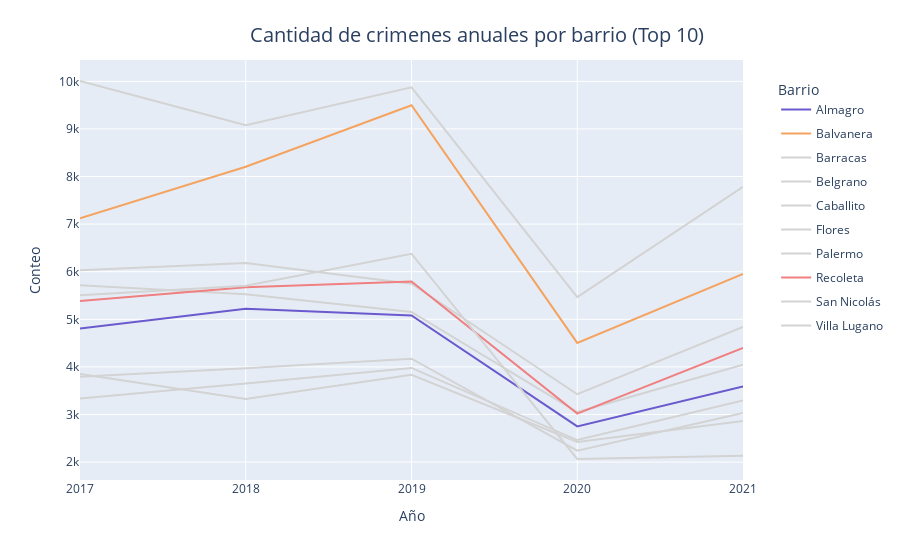

This figure's notebook cell:
### Markdown cell above
Como se puede ver es bastante ruidoso plotear día a día, podemos visualizar usando una agrupación por año en vez de por día

### Code cell
fig = px.line(df_top_10.groupby([df.fecha.dt.year,'barrio']).size().unstack(), color_discrete_sequence=colores)

fig.update_layout(
        title=dict(text='Cantidad de crimenes anuales por barrio (Top 10)',x=0.53,y=0.95,
                   font=dict(size=20)),
        xaxis_title_text='Año',
        xaxis = dict(
                tickmode = 'array',
                tickvals = [2017,2018,2019,2020,2021]),
        yaxis_title_text='Conteo',
        legend=dict(title='Barrio',x=1.05,y=0.96,borderwidth=0,tracegroupgap=5),
        )

### Figure 1 — Plotly figure (JSON) as saved in the notebook; plotly's stock layout.template omitted (floating-point values rounded to 4 significant figures)
{"data": [{"hovertemplate": "barrio=Almagro<br>fecha=%{x}<br>value=%{y}<extra></extra>", "legendgroup": "Almagro", "line": {"color": "slateblue", "dash": "solid"}, "mode": "lines", "name": "Almagro", "orientation": "v", "showlegend": true, "type": "scatter", "x": [2017, 2018, 2019, 2020, 2021], "xaxis": "x", "y": [4806, 5220, 5079, 2748, 3590], "yaxis": "y"}, {"hovertemplate": "barrio=Balvanera<br>fecha=%{x}<br>value=%{y}<extra></extra>", "legendgroup": "Balvanera", "line": {"color": "sandybrown", "dash": "solid"}, "mode": "lines", "name": "Balvanera", "orientation": "v", "showlegend": true, "type": "scatter", "x": [2017, 2018, 2019, 2020, 2021], "xaxis": "x", "y": [7121, 8207, 9499, 4503, 5952], "yaxis": "y"}, {"hovertemplate": "barrio=Barracas<br>fecha=%{x}<br>value=%{y}<extra></extra>", "legendgroup": "Barracas", "line": {"color": "lightgrey", "dash": "solid"}, "mode": "lines", "name": "Barracas", "orientation": "v", "showlegend": true, "type": "scatter", "x": [2017, 2018, 2019, 2020, 2021], "xaxis": "x", "y": [3853, 3323, 3835, 2422, 2864], "yaxis": "y"}, {"hovertemplate": "barrio=Belgrano<br>fecha=%{x}<br>value=%{y}<extra></extra>", "legendgroup": "Belgrano", "line": {"color": "lightgrey", "dash": "solid"}, "mode": "lines", "name": "Belgrano", "orientation": "v", "showlegend": true, "type": "scatter", "x": [2017, 2018, 2019, 2020, 2021], "xaxis": "x", "y": [3792, 3971, 4172, 2238, 3030], "yaxis": "y"}, {"hovertemplate": "barrio=Caballito<br>fecha=%{x}<br>value=%{y}<extra></extra>", "legendgroup": "Caballito", "line": {"color": "lightgrey", "dash": "solid"}, "mode": "lines", "name": "Caballito", "orientation": "v", "showlegend": true, "type": "scatter", "x": [2017, 2018, 2019, 2020, 2021], "xaxis": "x", "y": [5717, 5526, 5155, 3050, 4046], "yaxis": "y"}, {"hovertemplate": "barrio=Flores<br>fecha=%{x}<br>value=%{y}<extra></extra>", "legendgroup": "Flores", "line": {"color": "lightgrey", "dash": "solid"}, "mode": "lines", "name": "Flores", "orientation": "v", "showlegend": true, "type": "scatter", "x": [2017, 2018, 2019, 2020, 2021], "xaxis": "x", "y": [6030, 6182, 5749, 3425, 4842], "yaxis": "y"}, {"hovertemplate": "barrio=Palermo<br>fecha=%{x}<br>value=%{y}<extra></extra>", "legendgroup": "Palermo", "line": {"color": "lightgrey", "dash": "solid"}, "mode": "lines", "name": "Palermo", "orientation": "v", "showlegend": true, "type": "scatter", "x": [2017, 2018, 2019, 2020, 2021], "xaxis": "x", "y": [10008, 9080, 9874, 5467, 7785], "yaxis": "y"}, {"hovertemplate": "barrio=Recoleta<br>fecha=%{x}<br>value=%{y}<extra></extra>", "legendgroup": "Recoleta", "line": {"color": "lightcoral", "dash": "solid"}, "mode": "lines", "name": "Recoleta", "orientation": "v", "showlegend": true, "type": "scatter", "x": [2017, 2018, 2019, 2020, 2021], "xaxis": "x", "y": [5387, 5673, 5794, 3018, 4397], "yaxis": "y"}, {"hovertemplate": "barrio=San Nicolás<br>fecha=%{x}<br>value=%{y}<extra></extra>", "legendgroup": "San Nicolás", "line": {"color": "lightgrey", "dash": "solid"}, "mode": "lines", "name": "San Nicolás", "orientation": "v", "showlegend": true, "type": "scatter", "x": [2017, 2018, 2019, 2020, 2021], "xaxis": "x", "y": [5504, 5706, 6378, 2064, 2133], "yaxis": "y"}, {"hovertemplate": "barrio=Villa Lugano<br>fecha=%{x}<br>value=%{y}<extra></extra>", "legendgroup": "Villa Lugano", "line": {"color": "lightgrey", "dash": "solid"}, "mode": "lines", "name": "Villa Lugano", "orientation": "v", "showlegend": true, "type": "scatter", "x": [2017, 2018, 2019, 2020, 2021], "xaxis": "x", "y": [3336, 3649, 3978, 2462, 3295], "yaxis": "y"}], "layout": {"legend": {"borderwidth": 0, "title": {"text": "Barrio"}, "tracegroupgap": 5, "x": 1.05, "y": 0.96}, "margin": {"t": 60}, "title": {"font": {"size": 20}, "text": "Cantidad de crimenes anuales por barrio (Top 10)", "x": 0.53, "y": 0.95}, "xaxis": {"anchor": "y", "domain": [0, 1], "tickmode": "array", "tickvals": [2017, 2018, 2019, 2020, 2021], "title": {"text": "Año"}}, "yaxis": {"anchor": "x", "domain": [0, 1], "title": {"text": "Conteo"}}}}
